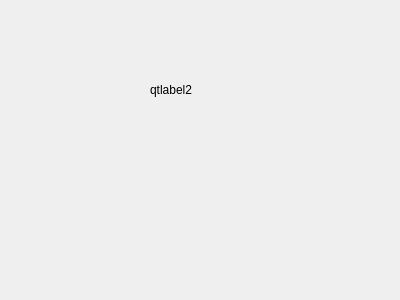
<?xml version="1.0" encoding="UTF-8"?>
<ui version="4.0">
 <class>helloDialog2</class>
 <widget class="QDialog" name="helloDialog2">
  <property name="geometry">
   <rect>
    <x>0</x>
    <y>0</y>
    <width>400</width>
    <height>300</height>
   </rect>
  </property>
  <property name="windowTitle">
   <string>Dialog</string>
  </property>
  <widget class="QLabel" name="label">
   <property name="geometry">
    <rect>
     <x>150</x>
     <y>80</y>
     <width>69</width>
     <height>19</height>
    </rect>
   </property>
   <property name="text">
    <string>qtlabel2</string>
   </property>
  </widget>
 </widget>
 <resources/>
 <connections/>
</ui>
